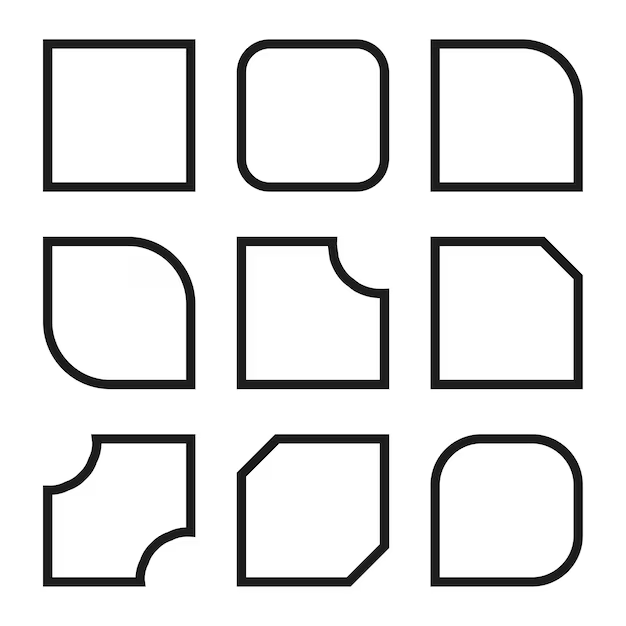
#> input picture Exercices/corner.png, 626 x 626 px
$ jupyter execute FontanaEx7aCorner.ipynb
#> lines starting #> are read from the running program, lines starting #| are printed output that depends on the picture
# Fontana Emanuele, 7a Corner Detection #

[cell 1]
import cv2
import matplotlib.pyplot as plt
import numpy as np

[cell 2]
img=cv2.cvtColor(cv2.imread('corner.png'), cv2.COLOR_BGR2GRAY)
#> img: shape (626, 626); min 0, max 255, mean 229

plt.imshow(img, cmap='gray',vmin=0, vmax=255)
plt.title('Original Image'), plt.xticks([]), plt.yticks([])
plt.show()

# Harris Corner Detection
Harris = cv2.cornerHarris(img, blockSize=20, ksize=15, k=0.06)
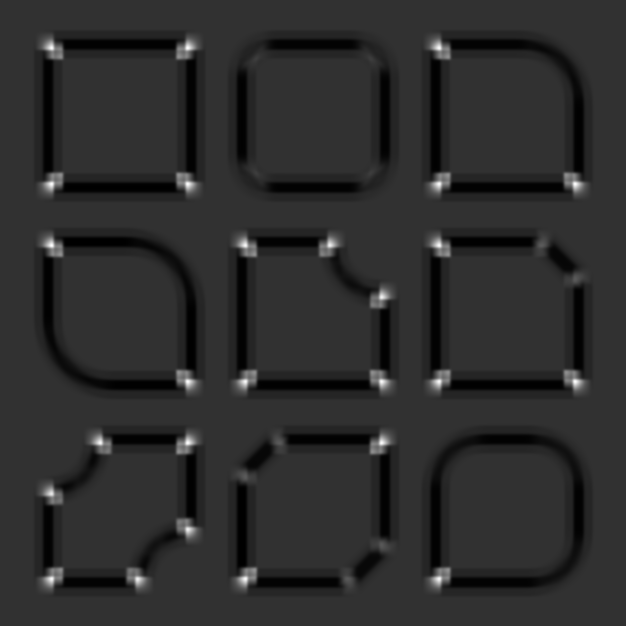
#> Harris: shape (626, 626) float32; min -3.95e+10, max 1.65e+11, mean -3.74e+09; drawn with min black and max white
plt.imshow(Harris,cmap='jet')
plt.axis('off')
plt.title('Harris matrix')
plt.show()


# Shi-Tomasi Corner Detection
ShiTomasi = cv2.goodFeaturesToTrack(img, maxCorners=100, qualityLevel=0.01, minDistance=10)
#> ShiTomasi = 100 rows, first 8: [388, 388], [144, 585], [92, 435], [237, 388], [336, 237], [237, 237], [43, 237], [194, 536]
""""
maxCorners: Maximum number of corners to find
qualityLevel: used to filter out corners
minDistance: Minimum distance between detected corners
"""
for i in ShiTomasi:
    x, y = i.ravel()
    x, y = int(x), int(y)
    cv2.circle(img, (x, y), 3, (0, 255, 0), -1)
#> this loop made 100 passes
#> (x, y) on passes 1 to 12: (388, 388), (144, 585), (92, 435), (237, 388), (336, 237), (237, 237), (43, 237), (194, 536), (388, 289), (194, 388), (572, 378), (431, 237)
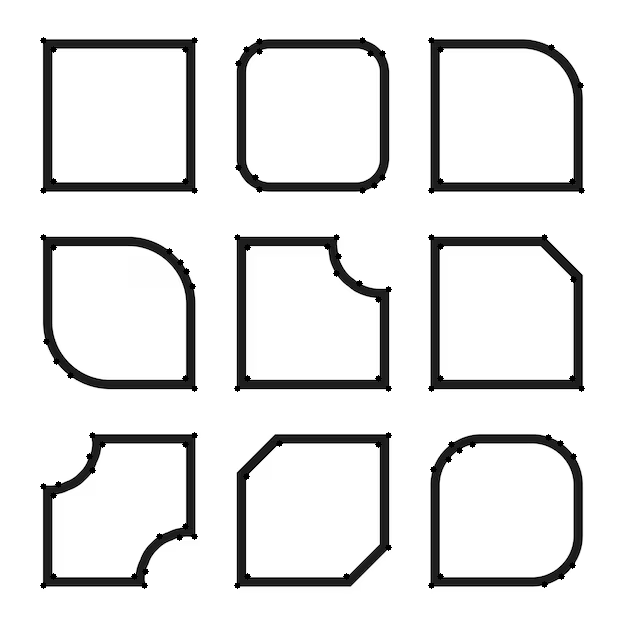
#> img: shape (626, 626); min 0, max 255, mean 228

plt.imshow(img)
plt.axis('off')
plt.title('Shi-Tomasi corners')
plt.show()
